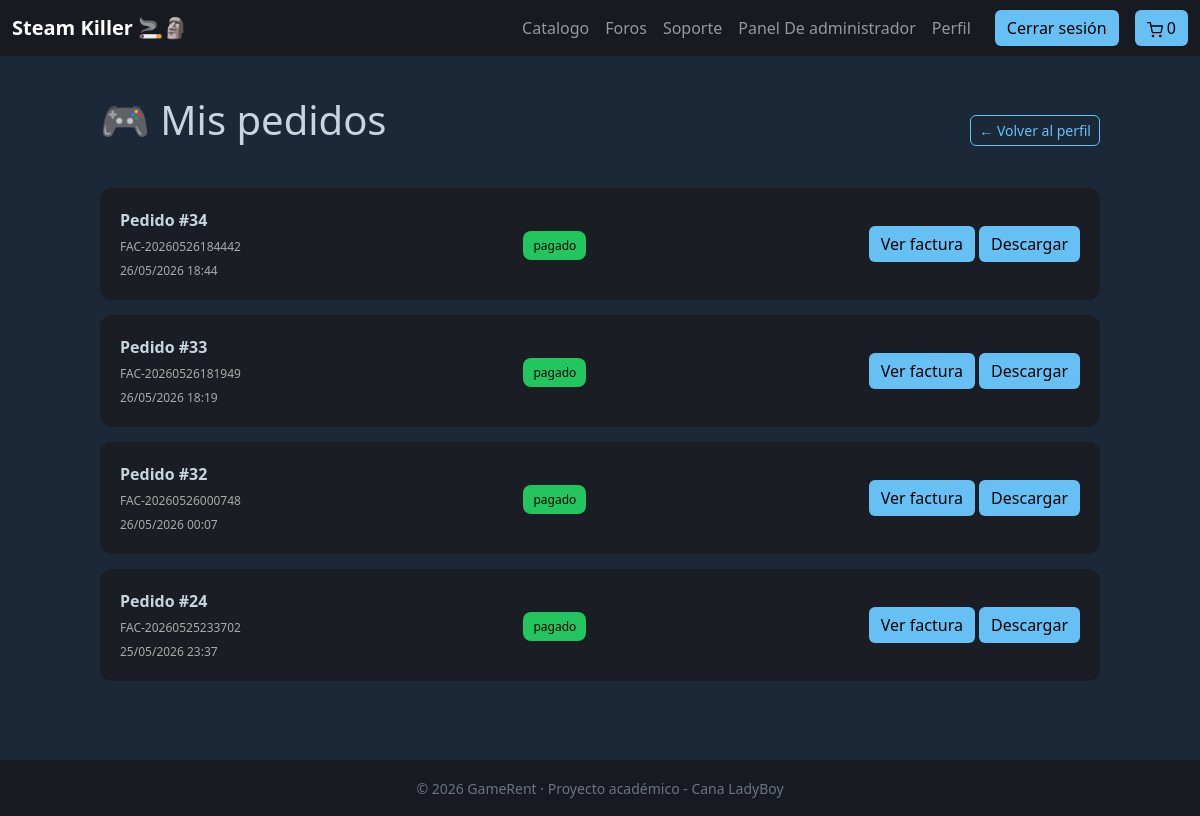
The app's page /mispedidos.php (signed in), older data.
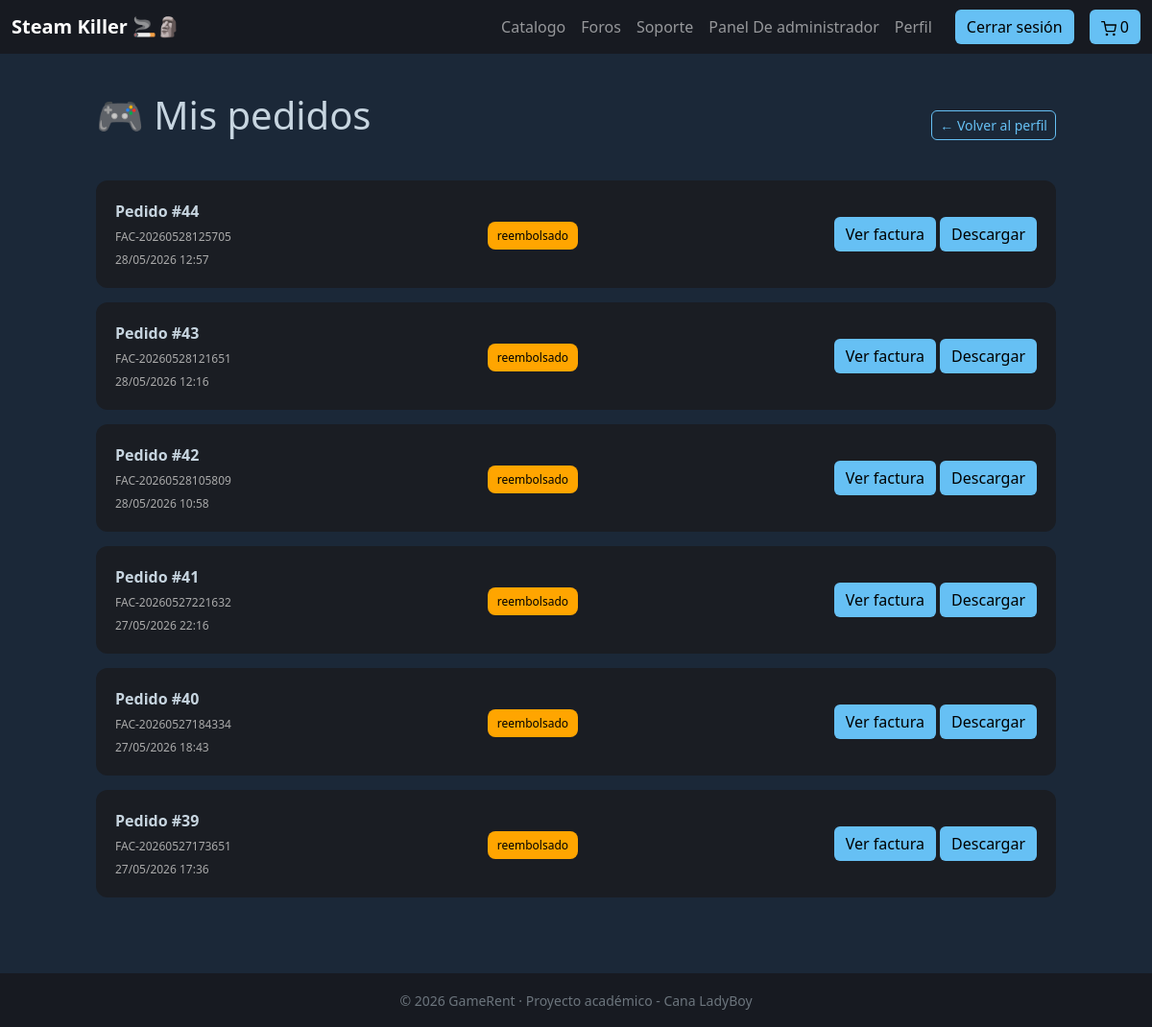
The same page, newer data.
### tables this page shows
CREATE TABLE `recibos` (
  `id_recibo` int(11) NOT NULL,
  `id_usuario` int(11) NOT NULL,
  `numero_factura` varchar(50) NOT NULL,
  `nombre_fichero` varchar(255) NOT NULL,
  `estado` enum('pagado','cancelado','reembolsado') DEFAULT 'pagado',
  `stripe_session_id` varchar(255) DEFAULT NULL,
  `fecha_emision` datetime DEFAULT current_timestamp(),
  `id_pedido` int(11) NOT NULL
);

CREATE TABLE `pedido` (
  `id_pedido` int(11) NOT NULL,
  `id_usuario` int(11) NOT NULL,
  `Fecha` datetime NOT NULL,
  `metodo_pago` int(11) NOT NULL,
  `estado` enum('pagado','reembolsado') NOT NULL DEFAULT 'pagado',
  `fecha_reembolso` datetime DEFAULT NULL,
  `motivo_reembolso` varchar(255) DEFAULT NULL
);

### db/conexion.php (called while the page is built)
<?php
    include_once("consultas.php");
    $db = new Tienda("localhost",3306,"tfg_videoclub","root","");
?>

### db/consultas.php (called while the page is built, shortened)
<?php
class Tienda
{
	private $pdo;
	public function __construct($host, $port, $db, $user, $pass)
	{
		$this->pdo = new PDO("mysql:host=" . $host . ";port=" . $port . ";dbname=" . $db, $user, $pass);
	}
	public function getPedidosUsuario($id_usuario)
	{
		$sentencia = "SELECT p.id_pedido, p.fecha, p.metodo_pago,
                   r.numero_factura, r.nombre_fichero, r.estado
            FROM pedido p
            LEFT JOIN recibos r ON p.id_pedido = r.id_pedido
            WHERE p.id_usuario = :id_usuario
            ORDER BY p.fecha DESC";
		$ejecucion = $this->pdo->prepare($sentencia);
		$ejecucion->execute([
			":id_usuario" => $id_usuario
		]);
		return $ejecucion->fetchAll(PDO::FETCH_ASSOC);
	}
}
?>

### mispedidos.php (the view, shortened to what this page needs)
<?php
include_once("cabecera.php");
require_once("./db/conexion.php");
require_once("./db/consultas.php");
$id_usuario = $_SESSION["usuario_id"];
$pedidos = $db->getPedidosUsuario($id_usuario);
?>
<!DOCTYPE html>
<html lang="es">
<head>
</head>
<body>
    <div class="containerPedidos main-content">
        <div class="d-flex justify-content-between align-items-center mb-4">
            <h1 class="h1Pedidos">🎮 Mis pedidos</h1>
        <a href="perfil.php" class="btn btn-outline-steam btn-sm">← Volver al perfil</a>
        </div>
        <?php foreach ($pedidos as $p): ?>
            <div class="cardPedidos">
                <div class="infoPedidos">
                    <strong>Pedido #<?= $p['id_pedido'] ?></strong>
                    <div class="facturaPedidos">
                        <?= $p['numero_factura'] ?>
                    </div>
                    <div style="font-size:12px;color:#aaa;">
                        <?= date("d/m/Y H:i", strtotime($p['fecha'])) ?>
                    </div>
                </div>
                <div>
                    <span class="estadoPedidos <?= $p['estado'] ?>">
                        <?= $p['estado'] ?>
                    </span>
                </div>
                <div>
                    <a class="btn btn-steam" href="ver_factura.php?id=<?= $p['id_pedido'] ?>&modo=view">
                        Ver factura
                    </a>
                    <a class="btn btn-steam" href="ver_factura.php?id=<?= $p['id_pedido'] ?>&modo=download">
                        Descargar
                    </a>
                </div>
            </div>
        <?php endforeach; ?>
    </div>
    <?php
    include_once("pie.php");
    ?>

Row changes from the older to the newer data that the page shows:
removed recibos: id_pedido.id_pedido "34", numero_factura "FAC-20260526184442", id_pedido.Fecha "26/05/2026 18:44", estado "pagado"
removed recibos: id_pedido.id_pedido "33", numero_factura "FAC-20260526181949", id_pedido.Fecha "26/05/2026 18:19", estado "pagado"
removed recibos: id_pedido.id_pedido "32", numero_factura "FAC-20260526000748", id_pedido.Fecha "26/05/2026 00:07", estado "pagado"
removed recibos: id_pedido.id_pedido "24", numero_factura "FAC-20260525233702", id_pedido.Fecha "25/05/2026 23:37", estado "pagado"
added recibos: id_pedido.id_pedido "44", numero_factura "FAC-20260528125705", id_pedido.Fecha "28/05/2026 12:57", estado "reembolsado"
added recibos: id_pedido.id_pedido "43", numero_factura "FAC-20260528121651", id_pedido.Fecha "28/05/2026 12:16", estado "reembolsado"
added recibos: id_pedido.id_pedido "42", numero_factura "FAC-20260528105809", id_pedido.Fecha "28/05/2026 10:58", estado "reembolsado"
now on this page (row edited): recibos: id_pedido.id_pedido "41", numero_factura "FAC-20260527221632", id_pedido.Fecha "27/05/2026 22:16", estado "reembolsado"
now on this page (row edited): recibos: id_pedido.id_pedido "40", numero_factura "FAC-20260527184334", id_pedido.Fecha "27/05/2026 18:43", estado "reembolsado"
now on this page (row edited): recibos: id_pedido.id_pedido "39", numero_factura "FAC-20260527173651", id_pedido.Fecha "27/05/2026 17:36", estado "reembolsado"
